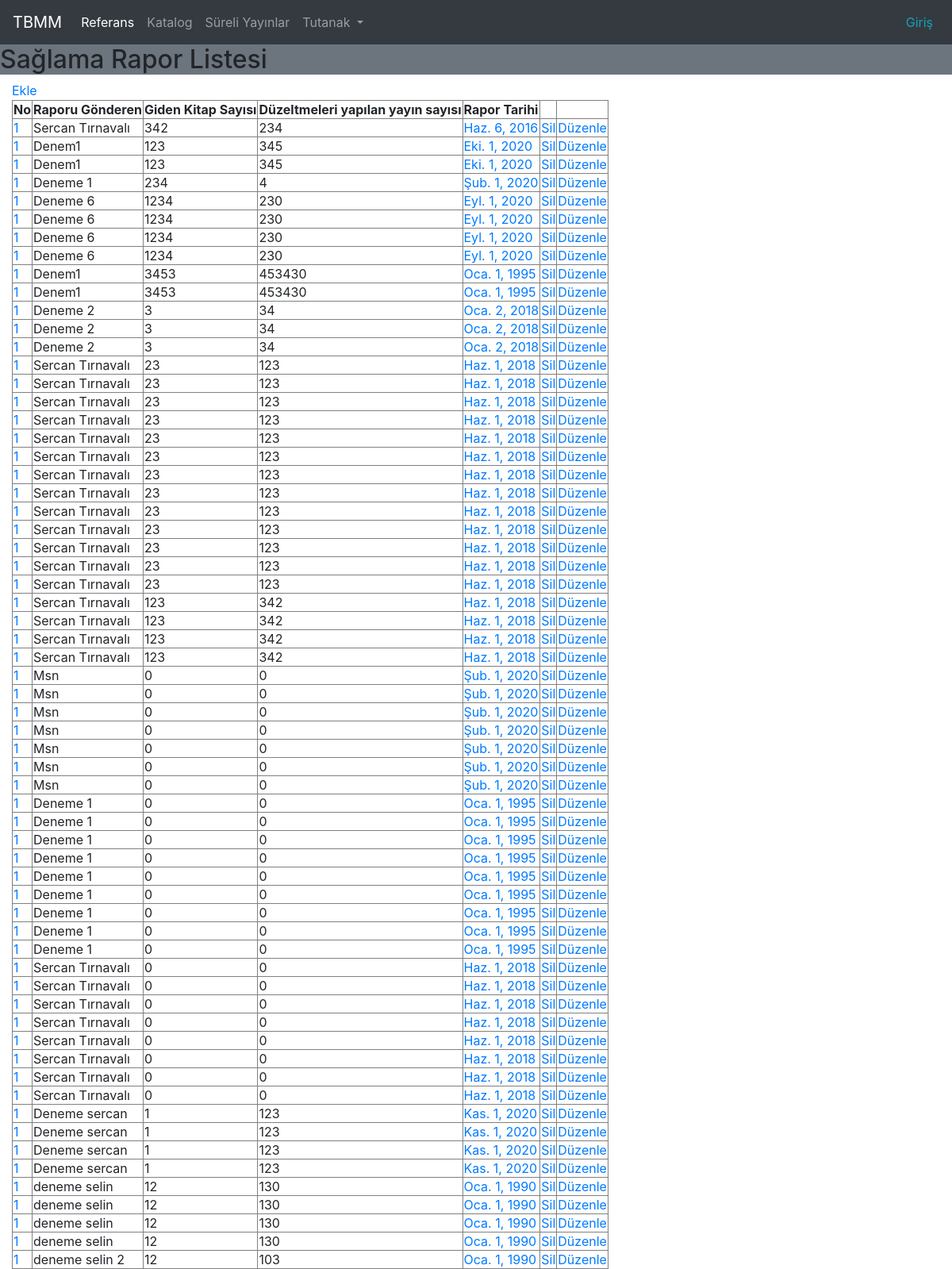
/saglama/, run on an earlier commit of the app's database.
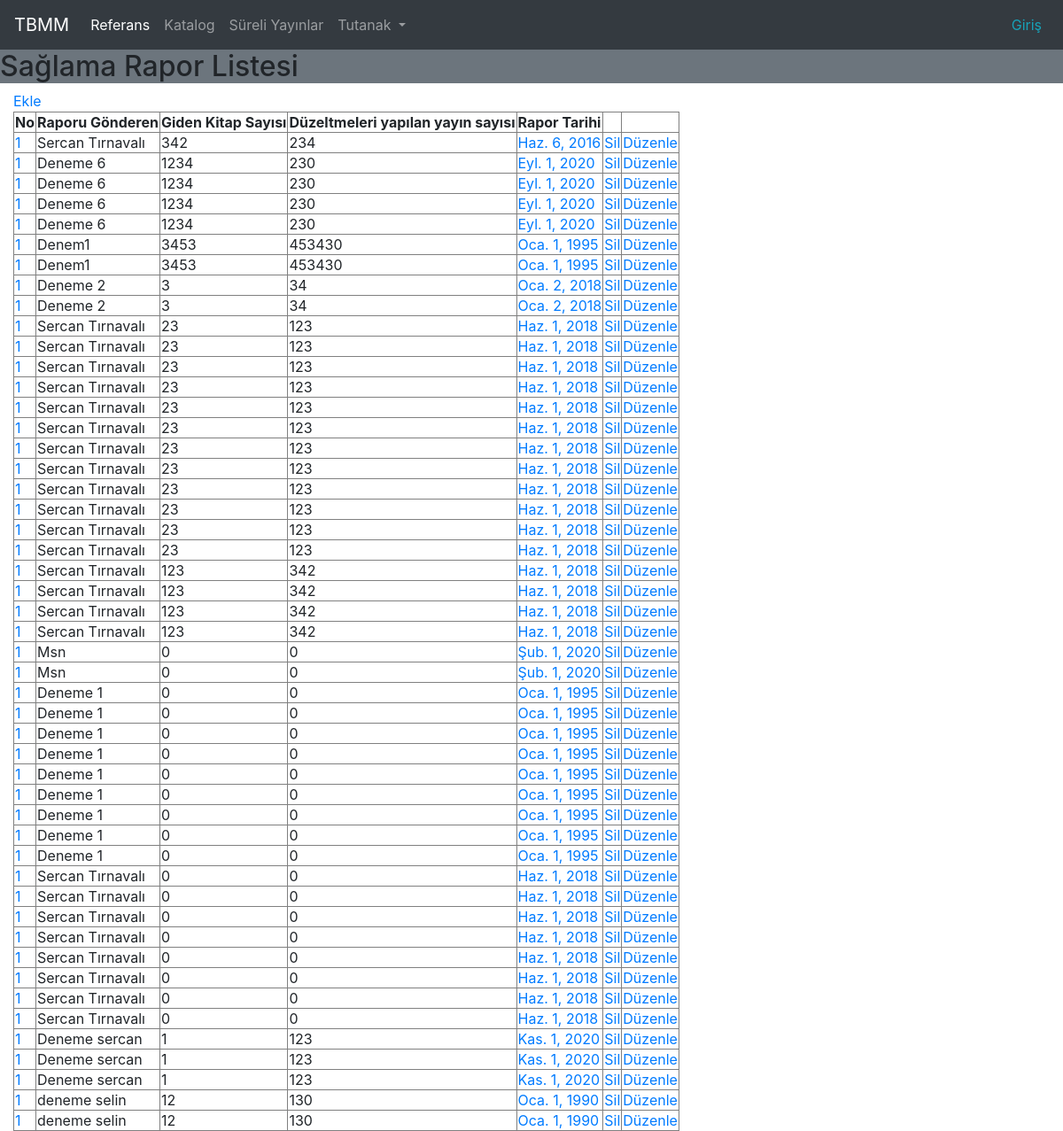
And on a later commit of the database.
### cockpit/models.py (models this page shows, shortened)
class AcquisitionReport(models.Model):
    reporter_identity = models.CharField(max_length=60, blank=True, verbose_name="Raporu hazırlayan personel adı soyadı.")
    reporter_title    = models.CharField(max_length=60, blank=True, verbose_name="Raporu hazırlayan personel ünvanı.")
    posted_book       = models.IntegerField(default=0, verbose_name= "Kütüphaneden gönderilen kitap sayısı.")
    refactored_items  = models.IntegerField(default=0, verbose_name= "Yeniden düzenlenip envanteri yapılan yayın sayısı.")
    notes             = models.TextField(max_length=1500, blank=True, verbose_name="Ekstra not alanı.")
    date              = models.DateField( verbose_name="Raporun ait olduğu tarih")
    created_at        = models.DateField(verbose_name="Raporun hazırlandığı tarih (Otomatik oluşturulur.)", default=timezone.now)

### cockpit/views.py (the view)
# urls.py: path('saglama/', views.acquisition_report_index, name="acquisition_report_index"),
def acquisition_report_index(request):
    baslik = "Sağlama birimi analitikleri"
    modul_baslik = "Sağlama Rapor Listesi"
    acquisition_report = AcquisitionReport.objects.all()
    return render(request, 'cockpit/acquisition_report_index.html', locals())

### cockpit/templates/cockpit/acquisition_report_index.html
{% extends 'cockpit/base.html' %}
{% load static %}
{% block header %}
<link
      rel="stylesheet"
      href="{% static 'cockpit/css/marketing_page.css' %}"
    />
{% endblock %}
{% block content %}
<a href="{% url 'acquisition_report_new' %}">Ekle</a>
<table border="1">
  <thead>
    <th>No</th>
    <th>Raporu Gönderen</th>
    <th>Giden Kitap Sayısı</th>
    <th>Düzeltmeleri yapılan yayın sayısı</th>
    <th>Rapor Tarihi</th>
    <th></th>
    <th></th>
  </thead>
  <tbody>
    {% for report in acquisition_report %}
    <tr>
      <td><a href="#" >1 </a></td>
      <td>{{ report.reporter_identity }}</td>
      <td>{{ report.posted_book }}</td>
      <td>{{ report.refactored_items }}</td>
      <td><a href="{% url 'acquisition_report_detail' report.id %}" >{{ report.date }} </a></td>
      <td><a href="{% url 'acquisition_report_destroy' report.pk %}" >Sil </a></td>
      <td><a href="{% url 'acquisition_report_edit' report.id %}" >Düzenle </a></td>
    </tr>
    {% endfor %}
  </tbody>
</table>
{% endblock %}

### cockpit/templates/cockpit/base.html (shortened to what this page needs)
{% load static %}
<html>
<head>
  {% include 'cockpit/base_header.html' %}
  {% block header %}
  {% endblock%}
</head>
<body>
  <nav class="navbar navbar-expand-lg navbar-dark bg-dark">
    <a class="navbar-brand" href="{% url 'home_page' %}">TBMM</a>
    <div class="collapse navbar-collapse" id="navbarNavDropdown">
      <ul class="navbar-nav">
        <li class="nav-item active">
          <a class="nav-link" href="{% url 'reference_index' %}">Referans <span class="sr-only">(current)</span></a>
        </li>
        <li class="nav-item">
          <a class="nav-link" href="#">Katalog</a>
        </li>
        <li class="nav-item">
          <a class="nav-link" href="{% url 'acquisition_report_index' %}">Süreli Yayınlar</a>
        </li>
        <li class="nav-item dropdown">
          <a class="nav-link dropdown-toggle" href="#" id="navbarDropdownMenuLink" data-toggle="dropdown"
            aria-haspopup="true" aria-expanded="false">
            Tutanak
          </a>
        </li>
      </ul>
    </div>
    <div>
      {% if user.is_authenticated %}
      <ul class="navbar-nav">
        <li class="nav-item text-white mr-2">Hoşgeldin {{ user.username}}</li>
        <li class="nav-item text-white "><a class="text-danger" href="{% url 'logout' %}">Çıkış</a></li>
        {% else %}
        <ul class="navbar-nav">
          <li class="nav-item text-white mr-2"><a class="text-info" href="{% url 'login' %}">Giriş</a></li>
          {% endif %}
        </ul>
    </div>
  </nav>
  <h2 class="bg-secondary">{{modul_baslik}}
  </h2>
  <div class="container-fluid ">
  {% block content %}
  {% endblock %}
  </div>
</body>
</html>

### cockpit/templates/cockpit/base_header.html (shortened to what this page needs)
    {% load static %}
    <link
      rel="stylesheet"
      href="{% static 'cockpit/css/bootstrap.min.css' %}"
    />

### cockpit/templates/cockpit/base_footer.html (shortened to what this page needs)
{% load static %}

What changed in the data, as far as the page shows it:
removed AcquisitionReport: reporter_identity "Denem1", posted_book "123", refactored_items "345", date "Eki. 1, 2020"
removed AcquisitionReport: reporter_identity "Denem1", posted_book "123", refactored_items "345", date "Eki. 1, 2020"
removed AcquisitionReport: reporter_identity "Deneme 1", posted_book "234", refactored_items "4", date "Şub. 1, 2020"
removed AcquisitionReport: reporter_identity "Deneme 2", posted_book "3", refactored_items "34", date "Oca. 2, 2018"
removed AcquisitionReport: reporter_identity "Sercan Tırnavalı", posted_book "23", refactored_items "123", date "Haz. 1, 2018"
removed AcquisitionReport: reporter_identity "Msn", posted_book "0", refactored_items "0", date "Şub. 1, 2020"
removed AcquisitionReport: reporter_identity "Msn", posted_book "0", refactored_items "0", date "Şub. 1, 2020"
removed AcquisitionReport: reporter_identity "Msn", posted_book "0", refactored_items "0", date "Şub. 1, 2020"
removed AcquisitionReport: reporter_identity "Msn", posted_book "0", refactored_items "0", date "Şub. 1, 2020"
removed AcquisitionReport: reporter_identity "Msn", posted_book "0", refactored_items "0", date "Şub. 1, 2020"
removed AcquisitionReport: reporter_identity "Deneme sercan", posted_book "1", refactored_items "123", date "Kas. 1, 2020"
removed AcquisitionReport: reporter_identity "deneme selin", posted_book "12", refactored_items "130", date "Oca. 1, 1990"
removed AcquisitionReport: reporter_identity "deneme selin", posted_book "12", refactored_items "130", date "Oca. 1, 1990"
removed AcquisitionReport: reporter_identity "deneme selin 2", posted_book "12", refactored_items "103", date "Oca. 1, 1990"
